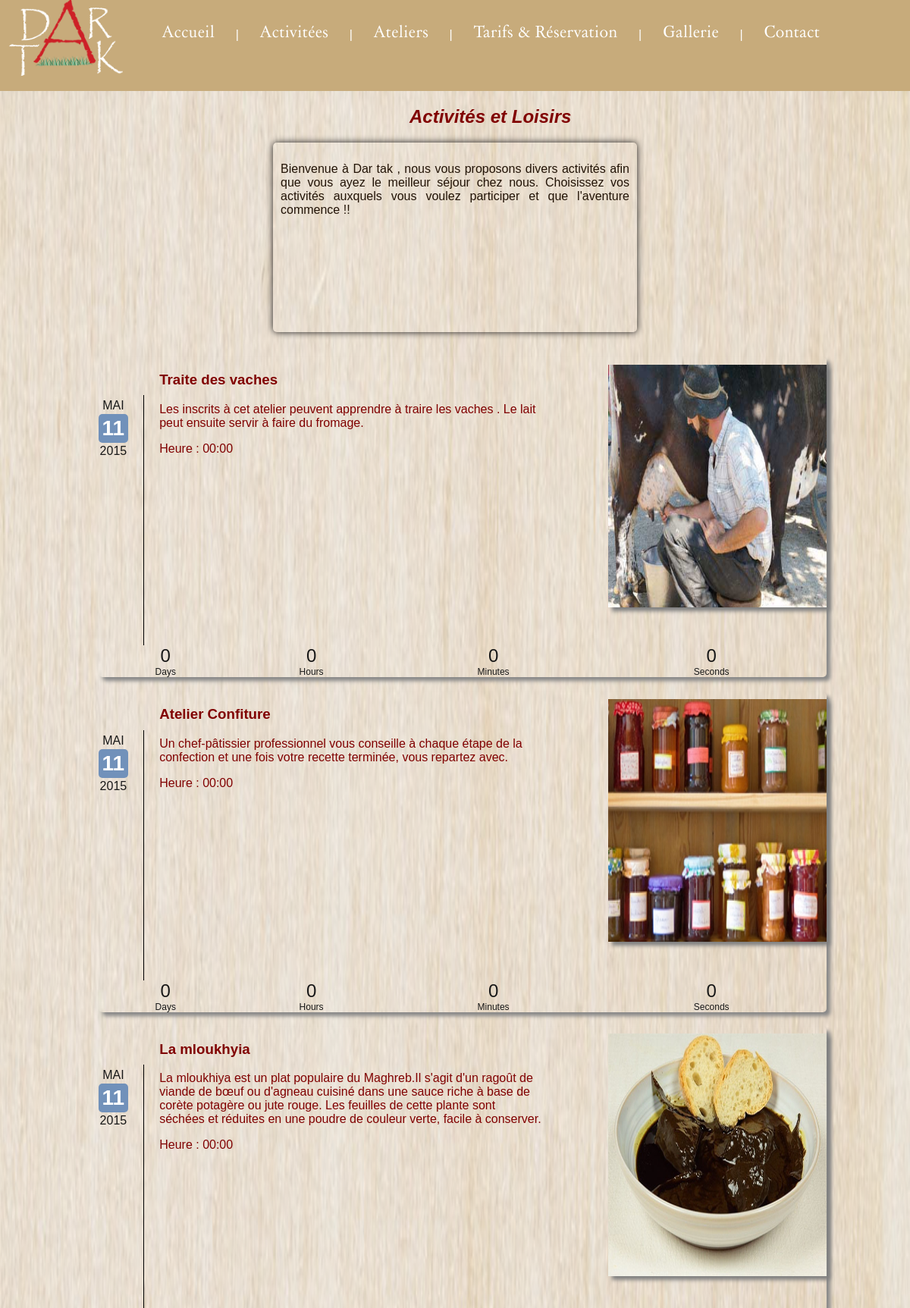
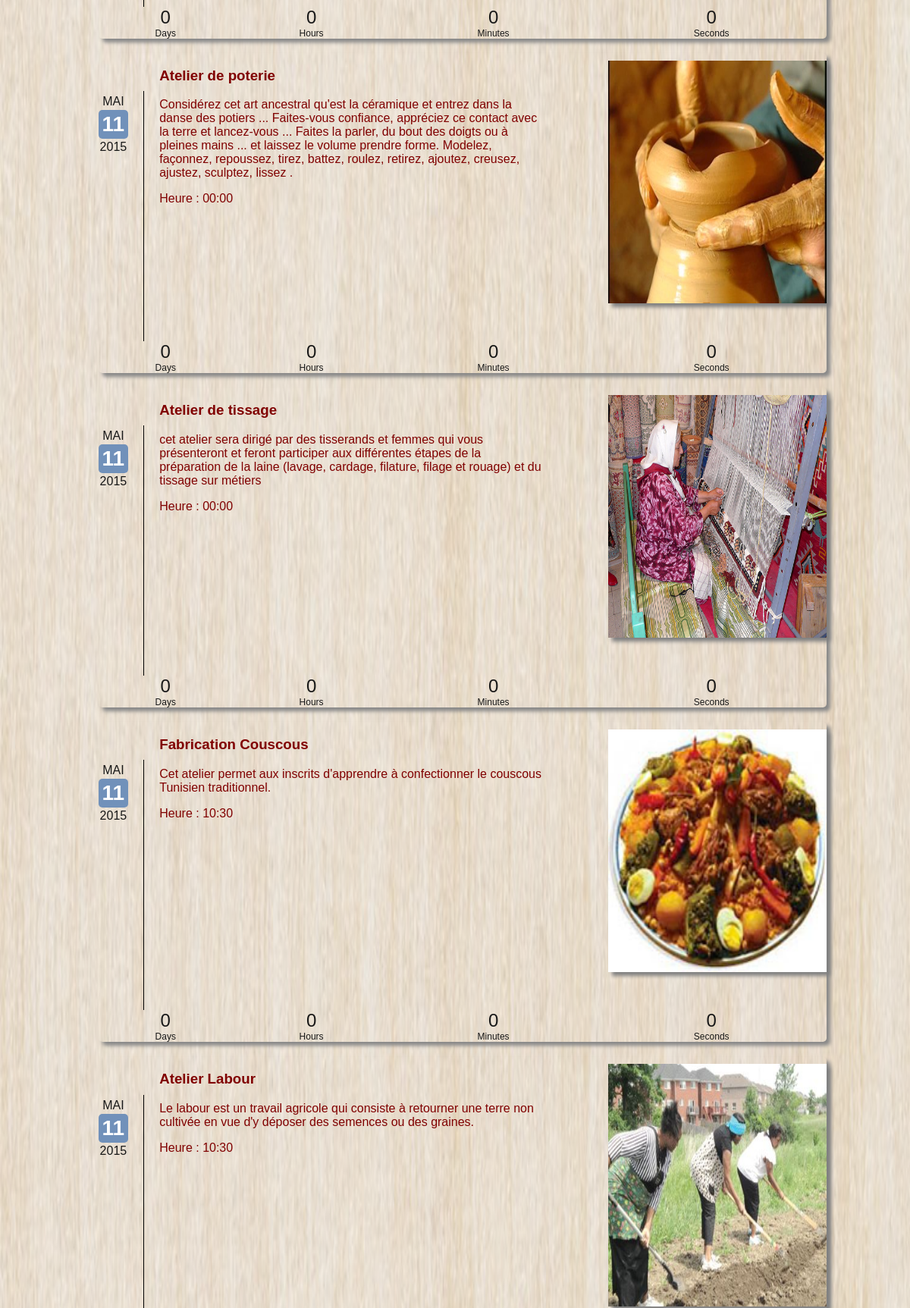
Screenshot of /pfc/front/activites.php (upper part) with the database file from the repository (2 pictures, top to bottom).
### tables this page shows
CREATE TABLE IF NOT EXISTS `atelier` (
  `id_atelier` int(11) NOT NULL AUTO_INCREMENT,
  `nom_atelier` varchar(50) NOT NULL,
  `prix_atelier` decimal(10,0) NOT NULL,
  `nbr_max` int(11) NOT NULL,
  `nbr_inscrit` int(11) NOT NULL,
  `date_atelier` datetime NOT NULL,
  `description_atelier` text NOT NULL,
  `note_atelier` decimal(10,0) NOT NULL,
  `image_atelier` varchar(200) NOT NULL,
  `type_atelier` varchar(20) NOT NULL,
  PRIMARY KEY (`id_atelier`)
);

### pfc/front/afficher_act.php (the view, shortened to what this page needs)
<?php
	 $req = "select * from atelier where( week(date_atelier)=week(now())) order by date_atelier";;
			 $exc=mysql_query($req);
			 $j=0;
			 while($row=mysql_fetch_array($exc))
			 {
	echo'<div class="box"> ';
			echo "<img src= '".$row['image_atelier']."' />" ;
			echo'<div class="event-meta">';
$lesMois = array(" ","janvier","février","mars","avril","mai","juin","juillet","août",
"septembre","octobre","novembre","décembre");
            $mois=date_format(date_create($row['date_atelier']), 'n');
			$jour=date_format(date_create($row['date_atelier']), 'd');
			$annee=date_format(date_create($row['date_atelier']), 'Y');
			$heure=date_format(date_create($row['date_atelier']), 'H:i');
              echo '<span class="month">  '.$lesMois[$mois].' </span>';
               echo '<span class="day"> '.$jour.'</span>';
               echo'<span class="year">'.$annee.'</span>';
            echo'</div>';
             echo '<div class="box_desc">';
			   echo '<h3>'  .$row['nom_atelier']. '</h3>';
			echo'<p>' .$row['description_atelier'].'</p>';
			echo '<p> Heure :  '.$heure.' </p> ';
			 echo'</div>	';
			 echo'<span class="countdown-row countdown-show4">';
        echo  '<span class="countdown-section" >';
         echo '<span class="countdown-amount"> 22 </span>';
         echo '<span class="countdown-period"> Days </span>';
        echo  '</span>';
        echo  '<span class="countdown-section" >';
         echo '<span class="countdown-amount"> 22 </span>';
         echo '<span class="countdown-period"> Hours </span>';
        echo  '</span>';
		echo  '<span class="countdown-section" >';
         echo '<span class="countdown-amount">  </span>';
         echo '<span class="countdown-period"> Minutes </span>';
        echo  '</span>';
		echo  '<span class="countdown-section" >';
         echo '<span class="countdown-amount">  </span>';
         echo '<span class="countdown-period"> Seconds </span>';
        echo  '</span>';
echo'</span>';
			 echo '</div>';
$date = date_format(date_create($row['date_atelier']), 'Y/m/d H:i:s');
echo '<script type="text/javascript">
setInterval(function(){compte_a_rebours('.$j.',"'.$date.'");}, 1000);
</script>'	;	$j=$j+4;		 }
	 ?>

### pfc/front/activite.css (style rules this page uses)
body { font-family: 'Trebuchet MS', Arial, sans-serif; color: #181818; margin:0px; }
.box { position : relative; width : 100%; height : auto; display : inline-block; margin : 1%; box-shadow: 5px 5px 5px #888888; border-radius : 5px; }
.box img { position : relative; float :right; height:40%; width :30%; margin-top: 1%; margin-left : 1%; box-shadow: 5px 5px 5px gray; }
.box_desc { position : relative; width : 60%; height:40%; float:center; margin-right : 5%; margin-top : 1%; margin-left : 1%; text-align : left; color : maroon; }
.event-meta { float: left; height: 40%; text-align: center; font-size: 16px; font-weight: bold; line-height: 18px; margin-right: 20px; margin-top: 50px; padding: 5px 20px 5px 0; text-transform: uppercase; border-right: 1px solid black; display:inline-block; }
.event-meta .day { margin: 2px 0; padding: 3px 5px; font-size: 28px; font-weight: 700; line-height: 32px; background-color: #7191BA; border-radius: 5px 5px 5px 5px; color: #FFFFFF; }
.event-meta span { display:block; font-weight: normal; }
.countdown-row { clear: both; display: table; width: 100%; margin: 0px auto; border-bottom: 1px ; float:bottom; }
.countdown-section { display: table-cell; font-size: 75%; text-align: center; }
.countdown-amount { font-size: 200%; }
.countdown-period { display: block; }

### pfc/front/css/popup_inscription.css (style rules this page uses)
img { max-width: 100%; }

### rows the page displays
atelier: image_atelier (picture), date_atelier "MAI", date_atelier "11", date_atelier "2015", nom_atelier "Traite des vaches", description_atelier "Les inscrits à cet atelier peuvent apprendre à traire les vaches . Le lait peut ensuite servir à faire du fromage.", date_atelier "00:00"
atelier: image_atelier (picture), date_atelier "MAI", date_atelier "11", date_atelier "2015", nom_atelier "Atelier Confiture", description_atelier "Un chef-pâtissier professionnel vous conseille à chaque étape de la confection et une fois votre recette terminée, vous repartez avec.", date_atelier "00:00"
atelier: image_atelier (picture), date_atelier "MAI", date_atelier "11", date_atelier "2015", nom_atelier "La mloukhyia", description_atelier "La mloukhiya est un plat populaire du Maghreb.Il s'agit d'un ragoût de viande de bœuf ou d'agneau cuisiné dans une sauce riche à base de corète potagère ou jute rouge. Les feuilles de cette plante sont séchées et réduites en une poudre de couleur verte, facile à conserver.", date_atelier "00:00"
atelier: image_atelier (picture), date_atelier "MAI", date_atelier "11", date_atelier "2015", nom_atelier "Atelier de poterie", description_atelier "Considérez cet art ancestral qu'est la céramique et entrez dans la danse des potiers ... Faites-vous confiance, appréciez ce contact avec la terre et lancez-vous ... Faites la parler, du bout des doigts ou à pleines mains ... et laissez le volume prendre forme. Modelez, façonnez, repoussez, tirez, battez, roulez, retirez, ajoutez, creusez, ajustez, sculptez, lissez .", date_atelier "00:00"
atelier: image_atelier (picture), date_atelier "MAI", date_atelier "11", date_atelier "2015", nom_atelier "Atelier de tissage", description_atelier "cet atelier sera dirigé par des tisserands et femmes qui vous présenteront et feront participer aux différentes étapes de la préparation de la laine (lavage, cardage, filature, filage et rouage) et du tissage sur métiers", date_atelier "00:00"
atelier: image_atelier (picture), date_atelier "MAI", date_atelier "11", date_atelier "2015", nom_atelier "Fabrication Couscous", description_atelier "Cet atelier permet aux inscrits d'apprendre à confectionner le couscous Tunisien traditionnel.", date_atelier "10:30"
atelier: image_atelier (picture), date_atelier "MAI", date_atelier "11", date_atelier "2015", nom_atelier "Atelier Labour", description_atelier "Le labour est un travail agricole qui consiste à retourner une terre non cultivée en vue d'y déposer des semences ou des graines.", date_atelier "10:30"
